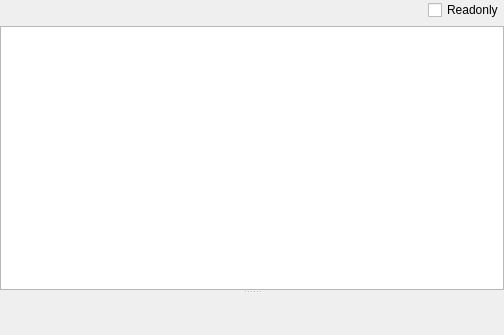
<?xml version="1.0" encoding="UTF-8"?>
<ui version="4.0">
 <class>NESectionHeaderWidget</class>
 <widget class="QWidget" name="NESectionHeaderWidget">
  <property name="geometry">
   <rect>
    <x>0</x>
    <y>0</y>
    <width>504</width>
    <height>335</height>
   </rect>
  </property>
  <property name="windowTitle">
   <string notr="true">Form</string>
  </property>
  <layout class="QVBoxLayout" name="verticalLayout">
   <property name="leftMargin">
    <number>0</number>
   </property>
   <property name="topMargin">
    <number>0</number>
   </property>
   <property name="rightMargin">
    <number>0</number>
   </property>
   <property name="bottomMargin">
    <number>0</number>
   </property>
   <item>
    <layout class="QHBoxLayout" name="horizontalLayout">
     <property name="sizeConstraint">
      <enum>QLayout::SetDefaultConstraint</enum>
     </property>
     <item>
      <spacer name="horizontalSpacer">
       <property name="orientation">
        <enum>Qt::Horizontal</enum>
       </property>
       <property name="sizeHint" stdset="0">
        <size>
         <width>40</width>
         <height>20</height>
        </size>
       </property>
      </spacer>
     </item>
     <item>
      <widget class="QCheckBox" name="checkBoxReadonly">
       <property name="text">
        <string>Readonly</string>
       </property>
      </widget>
     </item>
    </layout>
   </item>
   <item>
    <widget class="QSplitter" name="splitter">
     <property name="orientation">
      <enum>Qt::Vertical</enum>
     </property>
     <widget class="QTableWidget" name="tableWidget_Section">
      <property name="contextMenuPolicy">
       <enum>Qt::CustomContextMenu</enum>
      </property>
      <property name="editTriggers">
       <set>QAbstractItemView::NoEditTriggers</set>
      </property>
      <property name="selectionMode">
       <enum>QAbstractItemView::SingleSelection</enum>
      </property>
      <property name="selectionBehavior">
       <enum>QAbstractItemView::SelectRows</enum>
      </property>
      <attribute name="horizontalHeaderVisible">
       <bool>false</bool>
      </attribute>
      <attribute name="verticalHeaderVisible">
       <bool>false</bool>
      </attribute>
      <attribute name="verticalHeaderDefaultSectionSize">
       <number>21</number>
      </attribute>
     </widget>
     <widget class="ToolsWidget" name="widgetHex_Section" native="true">
      <property name="maximumSize">
       <size>
        <width>16777215</width>
        <height>200</height>
       </size>
      </property>
     </widget>
    </widget>
   </item>
  </layout>
 </widget>
 <customwidgets>
  <customwidget>
   <class>ToolsWidget</class>
   <extends>QWidget</extends>
   <header>toolswidget.h</header>
   <container>1</container>
  </customwidget>
 </customwidgets>
 <resources/>
 <connections/>
</ui>
